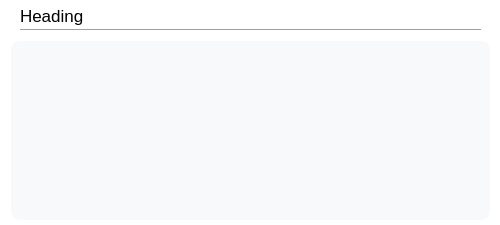
<?xml version="1.0" encoding="UTF-8"?>
<ui version="4.0">
 <class>infoDialog</class>
 <widget class="QDialog" name="infoDialog">
  <property name="geometry">
   <rect>
    <x>0</x>
    <y>0</y>
    <width>500</width>
    <height>225</height>
   </rect>
  </property>
  <property name="minimumSize">
   <size>
    <width>500</width>
    <height>225</height>
   </size>
  </property>
  <property name="maximumSize">
   <size>
    <width>500</width>
    <height>225</height>
   </size>
  </property>
  <property name="contextMenuPolicy">
   <enum>Qt::NoContextMenu</enum>
  </property>
  <property name="windowTitle">
   <string>Dialog</string>
  </property>
  <property name="styleSheet">
   <string notr="true">QDialog{
	background:#FFFFFF;
}</string>
  </property>
  <property name="modal">
   <bool>true</bool>
  </property>
  <widget class="QPlainTextEdit" name="textArea">
   <property name="geometry">
    <rect>
     <x>10</x>
     <y>40</y>
     <width>481</width>
     <height>181</height>
    </rect>
   </property>
   <property name="minimumSize">
    <size>
     <width>481</width>
     <height>181</height>
    </size>
   </property>
   <property name="maximumSize">
    <size>
     <width>481</width>
     <height>181</height>
    </size>
   </property>
   <property name="font">
    <font>
     <pointsize>12</pointsize>
    </font>
   </property>
   <property name="styleSheet">
    <string notr="true">QPlainTextEdit{
	border:1px solid white; 
	border-radius:10px;
	background:#F8F9Fa;

}</string>
   </property>
   <property name="lineWidth">
    <number>3</number>
   </property>
   <property name="undoRedoEnabled">
    <bool>false</bool>
   </property>
   <property name="readOnly">
    <bool>true</bool>
   </property>
  </widget>
  <widget class="QLabel" name="infoHeading">
   <property name="geometry">
    <rect>
     <x>20</x>
     <y>0</y>
     <width>121</width>
     <height>31</height>
    </rect>
   </property>
   <property name="font">
    <font>
     <pointsize>13</pointsize>
    </font>
   </property>
   <property name="text">
    <string>Heading</string>
   </property>
  </widget>
  <widget class="Line" name="line">
   <property name="geometry">
    <rect>
     <x>20</x>
     <y>20</y>
     <width>461</width>
     <height>20</height>
    </rect>
   </property>
   <property name="orientation">
    <enum>Qt::Horizontal</enum>
   </property>
  </widget>
 </widget>
 <resources/>
 <connections/>
</ui>
